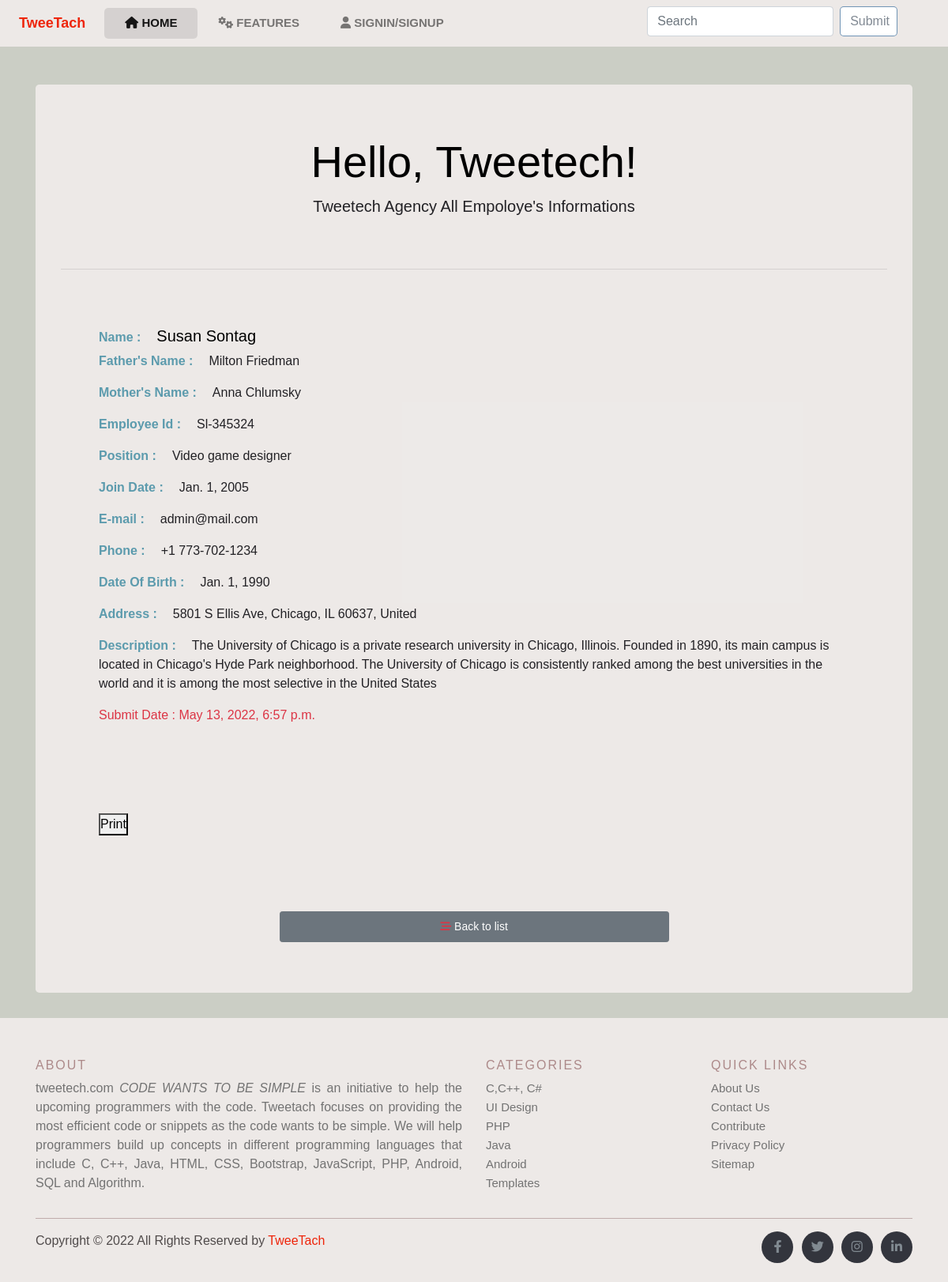
The app's page /view/6/ with its own data.
### employee/models.py (models this page shows, shortened)
class Employee(models.Model):
    full_name = models.CharField(max_length=100)
    fathers_name = models.CharField(max_length=100, null=True, blank=True)
    mothers_name = models.CharField(max_length=100, null=True, blank=True)
    emp_id = models.CharField(max_length=20,null=True, blank=True)
    position = models.ForeignKey(Position,on_delete= models.CASCADE, null=True, blank=True)
    join_date = models.DateField(null=True, blank=True,)
    phone = models.CharField(max_length=15, null=True, blank=True)
    email = models.CharField(max_length=255,null=True, blank=True)
    gender = models.ForeignKey(Gender,on_delete= models.CASCADE, null=True, blank=True)
    date_of_birth = models.DateField(null=True, blank=True)
    address = models.CharField(max_length=5000, null=True, blank=True)
    description = models.TextField(max_length=5000,null=True, blank=True )
    date = models.DateTimeField(auto_now_add=True)

class Position(models.Model):
    title = models.CharField(max_length=100, null=True, blank=True)
    def __str__(self):
        return self.title

### employee/views.py (the view)
# urls.py: path("view/<int:pk>/", views.employee_info_view, name ="views_info"),
def employee_info_view(request, pk):
    show = get_object_or_404(Employee, pk=pk)
    return render (request, "employee/view.html",{
        "show": show
    })

### employee/templates/employee/view.html
{% extends "base.html" %}
{% block content%}
<body class="bodys">
    <div class="container">
        <div class="mt-5">
            <div class="jumbotron form-bodys">
                <h1 class="display-4 text-center font-weidth-bold">Hello, Tweetech!</h1>
                <p class="lead  text-center">Tweetech Agency All Empoloye's Informations</p>
                <br>
                <hr class="my-4">
                <div class="container text-black p-5 ">
                    <h5> <strong class="label-custrom-in-view">Name :</strong>{{show.full_name}}</h5>
                    <p> <strong class="label-custrom-in-view">Father's Name :</strong>{{show.fathers_name}}</p>
                    <p> <strong class="label-custrom-in-view">Mother's Name :</strong>{{show.mothers_name}}</p>
                    <p> <strong class="label-custrom-in-view">Employee Id :</strong>{{show.emp_id}}</p>
                    <p> <strong class="label-custrom-in-view">Position :</strong>{{show.position}}</p>
                    <p> <strong class="label-custrom-in-view">Join Date :</strong>{{show.join_date}}</p>
                    <p> <strong class="label-custrom-in-view">E-mail :</strong>{{show.email}}</p>
                    <p> <strong class="label-custrom-in-view">Phone :</strong>{{show.phone}}</p>
                    <p> <strong class="label-custrom-in-view">Date Of Birth :</strong>{{show.date_of_birth}}</p>
                    <p> <strong class="label-custrom-in-view">Address :</strong>{{show.address}}</p>
                    <p> <strong class="label-custrom-in-view">Description :</strong>{{show.description}}</p>
                    <p class="text-danger"> Submit Date : {{show.date}}</p>
                    <br><br>
                    <button class="mt-5" onclick="window.print()">Print</button>
                </div>
                <div class="container edit-container">
                    <a href="{% url 'employee_info_list_insert' %}" class=" mt-5 p-2 btn btn-secondary btn-sm btn-block"><i
                            class="fas fa-stream text-danger"></i> Back to list</a>
                </div>
            </div>
        </div>
    </div>
{% endblock content%}

### static/css/style.css (style rules this page uses)
*, *::before, *::after { margin: 0; padding: 0; box-sizing: border-box }
body { font-family: 'IBM Plex Sans Thai Looped', sans-serif; }
.bodys { background: rgb(192 195 184 / 81%); }
.label-custrom-in-view { padding-right: 20px; font-family: Arial, Helvetica, sans-serif; font-size: 16px; color: rgba(42, 127, 153, 0.747); }
p { font-family: Arial, Helvetica, sans-serif; font-size: 16px; color: rgb(34, 33, 37); }
.form-bodys { color: rgb(0, 0, 0); background: rgba(247, 242, 242, 0.767) !important; }
.edit-container { width: 50% !important; }

### static/css/login.css (style rules this page uses)
body { height: 100%; background-color: rgb(192 195 184 / 81%); }

### records on screen
Employee: full_name "Susan Sontag", fathers_name "Milton Friedman", mothers_name "Anna Chlumsky", emp_id "Sl-345324", position "Video game designer", join_date "Jan. 1, 2005", email "admin@mail.com", phone "+1 773-702-1234", date_of_birth "Jan. 1, 1990", address "5801 S Ellis Ave, Chicago, IL 60637, United", description "The University of Chicago is a private research university in Chicago, Illinois. Founded in 1890, its main campus is located in Chicago's Hyde Park neighborhood. The University of Chicago is consistently ranked among the best universities in the world and it is among the most selective in the United States", date "May 13, 2022, 6:57 p.m."
